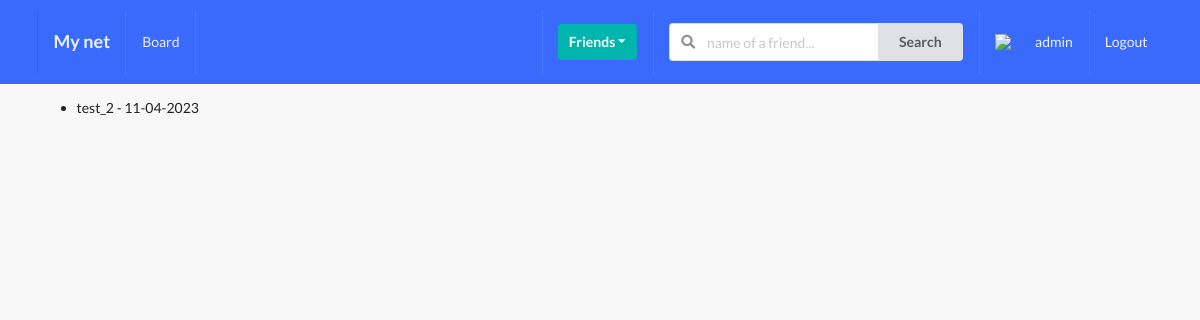
/profile/invite_profiles/ (signed in), run on an earlier commit of the app's database.
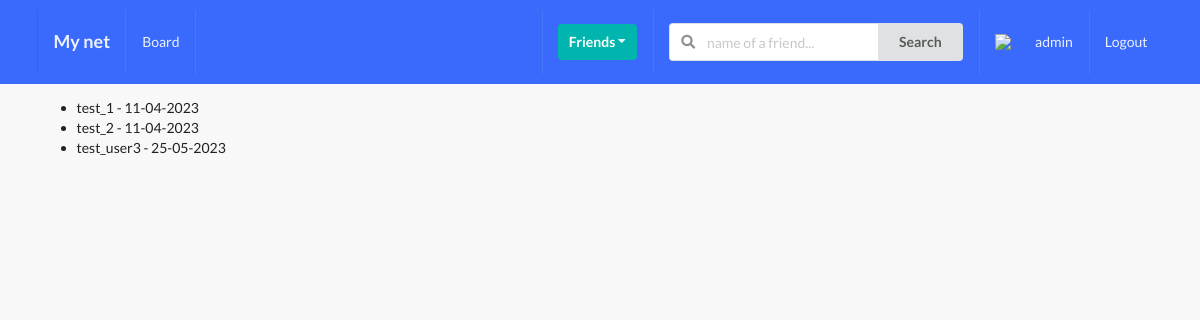
And on a later commit of the database.
### profile_app/models.py (models this page shows, shortened)
class Profile(models.Model):
    first_name = models.CharField(max_length=200, blank=True)
    last_name = models.CharField(max_length=200, blank=True)
    user = models.OneToOneField(User, on_delete=models.CASCADE)
    bio = models.TextField(default="No bio...", max_length=300)
    email = models.EmailField()
    country = models.CharField(max_length=200, blank=True)
    avatar = models.ImageField(default='avatar.jpg', upload_to='avatars/')
    friends = models.ManyToManyField(User, blank=True, default=None, null=True, related_name='friends')
    slug = models.SlugField(unique=True, blank=True)
    updated = models.DateTimeField(auto_now=True)
    created = models.DateTimeField(auto_now_add=True)
    objects = ProfileManager()
    def __str__(self):
        return f"{self.user.username} - {self.created.strftime('%d-%m-%Y')}"

### profile_app/views.py (the view)
# urls.py: path('invite_profiles/', invite_profile_list_view, name='invite_profiles'),
def invite_profile_list_view(request):
    user = request.user
    qs = Profile.objects.get_all_profiles_to_invite(sender=user)
    context = {
        'qs': qs,
    }
    return render(request, 'profile_app/invite_profiles.html', context=context)

### profile_app/models.py (called while the page is built)
    def get_all_profiles_to_invite(self, sender):
        profiles = Profile.objects.all().exclude(user=sender)
        profile = Profile.objects.get(user=sender)
        qs = Relationship.objects.filter(Q(sender=profile) | Q(receiver=profile))
        accepted = set([])
        for rel in qs:
            if rel.status == 'accepted':
                accepted.add(rel.receiver)
                accepted.add(rel.sender)
        available = [profile for profile in profiles if profile not in accepted]
        return available

### profile_app/templates/profile_app/invite_profiles.html (shortened to what this page needs)
{% extends 'base.html' %}
{% block content %}
    <ul>
        {% for profile in qs %}
            <li>{{profile}}</li>
        {% endfor %}
    </ul>
{% endblock content %}

What changed in the data, as far as the page shows it:
now on this page (row edited): Profile: user+created "test_1 - 11-04-2023"
added Profile: user+created "test_user3 - 25-05-2023"
